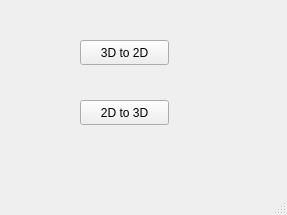
<?xml version="1.0" encoding="UTF-8"?>
<ui version="4.0">
 <class>optionWindow</class>
 <widget class="QMainWindow" name="optionWindow">
  <property name="geometry">
   <rect>
    <x>0</x>
    <y>0</y>
    <width>287</width>
    <height>215</height>
   </rect>
  </property>
  <property name="windowTitle">
   <string>MainWindow</string>
  </property>
  <widget class="QWidget" name="centralwidget">
   <widget class="QPushButton" name="threeD2_2D">
    <property name="geometry">
     <rect>
      <x>80</x>
      <y>40</y>
      <width>89</width>
      <height>25</height>
     </rect>
    </property>
    <property name="text">
     <string>3D to 2D</string>
    </property>
   </widget>
   <widget class="QPushButton" name="twoD2_3D">
    <property name="geometry">
     <rect>
      <x>80</x>
      <y>100</y>
      <width>89</width>
      <height>25</height>
     </rect>
    </property>
    <property name="text">
     <string>2D to 3D</string>
    </property>
   </widget>
  </widget>
  <widget class="QMenuBar" name="menubar">
   <property name="geometry">
    <rect>
     <x>0</x>
     <y>0</y>
     <width>287</width>
     <height>22</height>
    </rect>
   </property>
  </widget>
  <widget class="QStatusBar" name="statusbar"/>
 </widget>
 <resources/>
 <connections/>
</ui>
